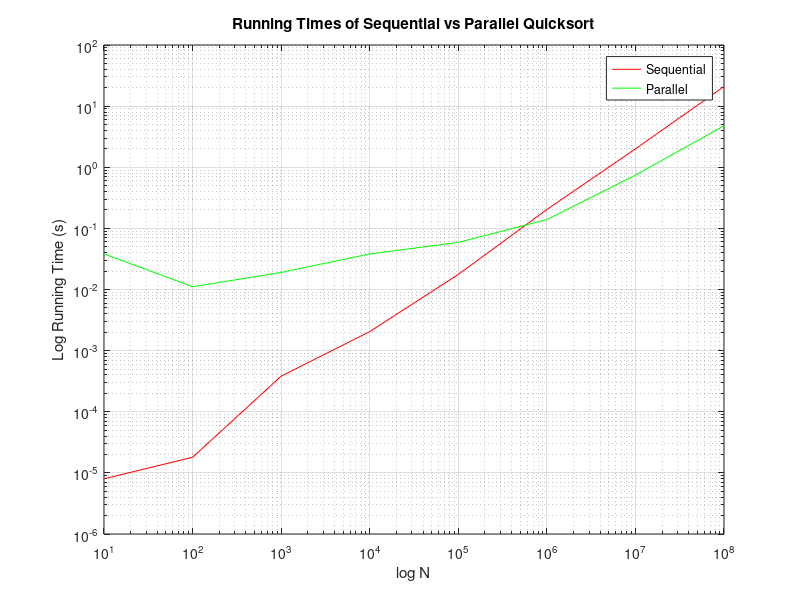

This figure's MATLAB source:
times_seq = dlmread('running-times/seq-times.txt');
times_par = dlmread('running-times/par-times.txt');

n = [10 100 1000 10000 100000 1000000 10000000 100000000 1000000000];


loglog(n(1:8), times_seq(1:8), 'r-', n(1:8), times_par(1:8), 'g-');

grid;
xlabel('log N');
ylabel('Log Running Time (s)');
title('Running Times of Sequential vs Parallel Quicksort');
legend('Sequential', 'Parallel');

hold on;
